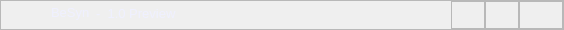
        <widget class="QFrame" name="frame_taskbar">
         <property name="sizePolicy">
          <sizepolicy hsizetype="Minimum" vsizetype="Expanding">
           <horstretch>0</horstretch>
           <verstretch>0</verstretch>
          </sizepolicy>
         </property>
         <property name="minimumSize">
          <size>
           <width>0</width>
           <height>30</height>
          </size>
         </property>
         <property name="maximumSize">
          <size>
           <width>16777215</width>
           <height>30</height>
          </size>
         </property>
         <property name="cursor">
          <cursorShape>ArrowCursor</cursorShape>
         </property>
         <property name="styleSheet">
          <string notr="true">QFrame#frame_taskbar{
background-color: rgb(36, 46, 93);
border:none;
}</string>
         </property>
         <property name="frameShape">
          <enum>QFrame::StyledPanel</enum>
         </property>
         <property name="frameShadow">
          <enum>QFrame::Raised</enum>
         </property>
         <layout class="QHBoxLayout" name="horizontalLayout">
          <property name="spacing">
           <number>0</number>
          </property>
          <property name="leftMargin">
           <number>0</number>
          </property>
          <property name="topMargin">
           <number>0</number>
          </property>
          <property name="rightMargin">
           <number>0</number>
          </property>
          <property name="bottomMargin">
           <number>0</number>
          </property>
          <item>
           <widget class="QFrame" name="frame_6">
            <property name="cursor">
             <cursorShape>PointingHandCursor</cursorShape>
            </property>
            <property name="styleSheet">
             <string notr="true">QFrame{
border:none;
}</string>
            </property>
            <property name="frameShape">
             <enum>QFrame::StyledPanel</enum>
            </property>
            <property name="frameShadow">
             <enum>QFrame::Raised</enum>
            </property>
            <layout class="QHBoxLayout" name="horizontalLayout_5">
             <property name="spacing">
              <number>0</number>
             </property>
             <property name="leftMargin">
              <number>0</number>
             </property>
             <property name="topMargin">
              <number>0</number>
             </property>
             <property name="rightMargin">
              <number>0</number>
             </property>
             <property name="bottomMargin">
              <number>0</number>
             </property>
             <item alignment="Qt::AlignLeft">
              <widget class="QFrame" name="frame_icons">
               <property name="sizePolicy">
                <sizepolicy hsizetype="Minimum" vsizetype="Expanding">
                 <horstretch>0</horstretch>
                 <verstretch>0</verstretch>
                </sizepolicy>
               </property>
               <property name="minimumSize">
                <size>
                 <width>300</width>
                 <height>0</height>
                </size>
               </property>
               <property name="maximumSize">
                <size>
                 <width>100</width>
                 <height>16777215</height>
                </size>
               </property>
               <property name="styleSheet">
                <string notr="true"/>
               </property>
               <property name="frameShape">
                <enum>QFrame::StyledPanel</enum>
               </property>
               <property name="frameShadow">
                <enum>QFrame::Raised</enum>
               </property>
               <widget class="QFrame" name="frame_67">
                <property name="geometry">
                 <rect>
                  <x>0</x>
                  <y>0</y>
                  <width>50</width>
                  <height>21</height>
                 </rect>
                </property>
                <property name="minimumSize">
                 <size>
                  <width>50</width>
                  <height>0</height>
                 </size>
                </property>
                <property name="maximumSize">
                 <size>
                  <width>50</width>
                  <height>16777215</height>
                 </size>
                </property>
                <property name="styleSheet">
                 <string notr="true">image: url(:/icons/logo/icons.png);</string>
                </property>
                <property name="frameShape">
                 <enum>QFrame::StyledPanel</enum>
                </property>
                <property name="frameShadow">
                 <enum>QFrame::Raised</enum>
                </property>
               </widget>
               <widget class="QLabel" name="label_12">
                <property name="geometry">
                 <rect>
                  <x>50</x>
                  <y>1</y>
                  <width>41</width>
                  <height>21</height>
                 </rect>
                </property>
                <property name="font">
                 <font>
                  <pointsize>10</pointsize>
                  <weight>50</weight>
                  <bold>false</bold>
                 </font>
                </property>
                <property name="styleSheet">
                 <string notr="true">color: rgb(239, 240, 255);</string>
                </property>
                <property name="text">
                 <string>BeSyn</string>
                </property>
               </widget>
               <widget class="QLabel" name="label_11">
                <property name="geometry">
                 <rect>
                  <x>95</x>
                  <y>2</y>
                  <width>111</width>
                  <height>20</height>
                 </rect>
                </property>
                <property name="font">
                 <font>
                  <pointsize>10</pointsize>
                 </font>
                </property>
                <property name="styleSheet">
                 <string notr="true">color: rgb(239, 240, 255);</string>
                </property>
                <property name="text">
                 <string>-  1.0 Preview</string>
                </property>
               </widget>
              </widget>
             </item>
             <item alignment="Qt::AlignRight">
              <widget class="QFrame" name="frame_8">
               <property name="sizePolicy">
                <sizepolicy hsizetype="Minimum" vsizetype="Expanding">
                 <horstretch>0</horstretch>
                 <verstretch>0</verstretch>
                </sizepolicy>
               </property>
               <property name="minimumSize">
                <size>
                 <width>150</width>
                 <height>0</height>
                </size>
               </property>
               <property name="frameShape">
                <enum>QFrame::StyledPanel</enum>
               </property>
               <property name="frameShadow">
                <enum>QFrame::Raised</enum>
               </property>
               <layout class="QHBoxLayout" name="horizontalLayout_25">
                <property name="spacing">
                 <number>0</number>
                </property>
                <property name="leftMargin">
                 <number>0</number>
                </property>
                <property name="topMargin">
                 <number>0</number>
                </property>
                <property name="rightMargin">
                 <number>0</number>
                </property>
                <property name="bottomMargin">
                 <number>0</number>
                </property>
                <item>
                 <widget class="QFrame" name="frame_25">
                  <property name="frameShape">
                   <enum>QFrame::StyledPanel</enum>
                  </property>
                  <property name="frameShadow">
                   <enum>QFrame::Raised</enum>
                  </property>
                  <layout class="QHBoxLayout" name="horizontalLayout_24">
                   <property name="spacing">
                    <number>0</number>
                   </property>
                   <property name="leftMargin">
                    <number>0</number>
                   </property>
                   <property name="topMargin">
                    <number>3</number>
                   </property>
                   <property name="rightMargin">
                    <number>0</number>
                   </property>
                   <property name="bottomMargin">
                    <number>0</number>
                   </property>
                   <item>
                    <widget class="QPushButton" name="btn_notifications">
                     <property name="minimumSize">
                      <size>
                       <width>25</width>
                       <height>25</height>
                      </size>
                     </property>
                     <property name="maximumSize">
                      <size>
                       <width>25</width>
                       <height>16777215</height>
                      </size>
                     </property>
                     <property name="cursor">
                      <cursorShape>PointingHandCursor</cursorShape>
                     </property>
                     <property name="styleSheet">
                      <string notr="true">QPushButton{
                        border:none;
                        border-radius:5px;
                    }
                    QPushButton:hover{
                        border:none;
                        border-radius:5px;
                        border:10px solid #263162;
                    }
                    QPushButton::menu-indicator { image: none; }</string>
                     </property>
                     <property name="text">
                      <string/>
                     </property>
                     <property name="icon">
                      <iconset resource="../icons/icons.qrc">
                       <normaloff>:/icons/png/icons8-notification-24.png</normaloff>:/icons/png/icons8-notification-24.png</iconset>
                     </property>
                     <property name="iconSize">
                      <size>
                       <width>20</width>
                       <height>20</height>
                      </size>
                     </property>
                    </widget>
                   </item>
                  </layout>
                 </widget>
                </item>
                <item>
                 <widget class="QFrame" name="frame_17">
                  <property name="frameShape">
                   <enum>QFrame::StyledPanel</enum>
                  </property>
                  <property name="frameShadow">
                   <enum>QFrame::Raised</enum>
                  </property>
                  <layout class="QVBoxLayout" name="verticalLayout_76">
                   <property name="spacing">
                    <number>0</number>
                   </property>
                   <property name="leftMargin">
                    <number>0</number>
                   </property>
                   <property name="topMargin">
                    <number>3</number>
                   </property>
                   <property name="rightMargin">
                    <number>0</number>
                   </property>
                   <property name="bottomMargin">
                    <number>0</number>
                   </property>
                   <item>
                    <widget class="QPushButton" name="btn_profile">
                     <property name="minimumSize">
                      <size>
                       <width>20</width>
                       <height>20</height>
                      </size>
                     </property>
                     <property name="maximumSize">
                      <size>
                       <width>25</width>
                       <height>25</height>
                      </size>
                     </property>
                     <property name="cursor">
                      <cursorShape>PointingHandCursor</cursorShape>
                     </property>
                     <property name="styleSheet">
                      <string notr="true">QPushButton{
                        border:none;
                        border-radius:5px;
                    }
                    QPushButton:hover{
                        border:none;
                        border-radius:5px;
                        border:10px solid #263162;
                    }
                    QPushButton::menu-indicator { image: none; }</string>
                     </property>
                     <property name="text">
                      <string/>
                     </property>
                     <property name="icon">
                      <iconset resource="../icons/icons.qrc">
                       <normaloff>:/icons/png/icons8-test-account-24.png</normaloff>:/icons/png/icons8-test-account-24.png</iconset>
                     </property>
                     <property name="iconSize">
                      <size>
                       <width>25</width>
                       <height>25</height>
                      </size>
                     </property>
                     <property name="checkable">
                      <bool>true</bool>
                     </property>
                    </widget>
                   </item>
                  </layout>
                 </widget>
                </item>
               </layout>
              </widget>
             </item>
            </layout>
           </widget>
          </item>
          <item>
           <widget class="QFrame" name="frame_5">
            <property name="maximumSize">
             <size>
              <width>50</width>
              <height>16777215</height>
             </size>
            </property>
            <property name="frameShape">
             <enum>QFrame::StyledPanel</enum>
            </property>
            <property name="frameShadow">
             <enum>QFrame::Raised</enum>
            </property>
            <layout class="QHBoxLayout" name="horizontalLayout_3">
             <property name="spacing">
              <number>0</number>
             </property>
             <property name="leftMargin">
              <number>0</number>
             </property>
             <property name="topMargin">
              <number>0</number>
             </property>
             <property name="rightMargin">
              <number>0</number>
             </property>
             <property name="bottomMargin">
              <number>0</number>
             </property>
             <item>
              <widget class="QPushButton" name="btn_minimum">
               <property name="maximumSize">
                <size>
                 <width>45</width>
                 <height>45</height>
                </size>
               </property>
               <property name="styleSheet">
                <string notr="true">QPushButton#btn_minimum:hover{
background-color: rgb(55, 68, 119);
border:none;
border-radius:1px;
}
QPushButton#btn_minimum{
border:none;
border-radius:1px;
}</string>
               </property>
               <property name="icon">
                <iconset resource="../icons/icons.qrc">
                 <normaloff>:/icons/png/icons8-minimize-24.png</normaloff>:/icons/png/icons8-minimize-24.png</iconset>
               </property>
              </widget>
             </item>
            </layout>
           </widget>
          </item>
          <item>
           <widget class="QFrame" name="frame_4">
            <property name="maximumSize">
             <size>
              <width>50</width>
              <height>16777215</height>
             </size>
            </property>
            <property name="frameShape">
             <enum>QFrame::StyledPanel</enum>
            </property>
            <property name="frameShadow">
             <enum>QFrame::Raised</enum>
            </property>
            <layout class="QHBoxLayout" name="horizontalLayout_4">
             <property name="spacing">
              <number>0</number>
             </property>
             <property name="leftMargin">
              <number>0</number>
             </property>
             <property name="topMargin">
              <number>0</number>
             </property>
             <property name="rightMargin">
              <number>0</number>
             </property>
             <property name="bottomMargin">
              <number>0</number>
             </property>
             <item>
              <widget class="QPushButton" name="btn_maximum">
               <property name="maximumSize">
                <size>
                 <width>45</width>
                 <height>45</height>
                </size>
               </property>
               <property name="styleSheet">
                <string notr="true">QPushButton#btn_maximum:hover{
background-color: rgb(55, 68, 119);
border:none;
border-radius:1px;
}
QPushButton#btn_maximum{
border:none;
border-radius:1px;
}</string>
               </property>
               <property name="text">
                <string/>
               </property>
               <property name="icon">
                <iconset resource="../icons/icons.qrc">
                 <normaloff>:/icons/png/icons8-maximize-24.png</normaloff>:/icons/png/icons8-maximize-24.png</iconset>
               </property>
              </widget>
             </item>
            </layout>
           </widget>
          </item>
          <item>
           <widget class="QFrame" name="frame_3">
            <property name="maximumSize">
             <size>
              <width>50</width>
              <height>16777215</height>
             </size>
            </property>
            <property name="styleSheet">
             <string notr="true"/>
            </property>
            <property name="frameShape">
             <enum>QFrame::StyledPanel</enum>
            </property>
            <property name="frameShadow">
             <enum>QFrame::Raised</enum>
            </property>
            <layout class="QHBoxLayout" name="horizontalLayout_2">
             <property name="spacing">
              <number>0</number>
             </property>
             <property name="leftMargin">
              <number>10</number>
             </property>
             <property name="topMargin">
              <number>0</number>
             </property>
             <property name="rightMargin">
              <number>0</number>
             </property>
             <property name="bottomMargin">
              <number>0</number>
             </property>
             <item>
              <widget class="QPushButton" name="btn_close">
               <property name="maximumSize">
                <size>
                 <width>45</width>
                 <height>45</height>
                </size>
               </property>
               <property name="styleSheet">
                <string notr="true">QPushButton:hover{
background-color: rgb(200, 34, 45);
border:none;
border-radius:1px;
 border-top-right-radius: 5px; /* Top-right corner */
 border-bottom-right-radius: 5px; /* Bottom-right corner */
}
QPushButton{
border:none;
border-radius:1px;
 border-top-right-radius: 5px; /* Top-right corner */
 border-bottom-right-radius: 5px; /* Bottom-right corner */
}</string>
               </property>
               <property name="text">
                <string/>
               </property>
               <property name="icon">
                <iconset resource="../icons/icons.qrc">
                 <normaloff>:/icons/png/icons8-x-24_green.png</normaloff>:/icons/png/icons8-x-24_green.png</iconset>
               </property>
               <property name="iconSize">
                <size>
                 <width>16</width>
                 <height>16</height>
                </size>
               </property>
               <property name="checkable">
                <bool>true</bool>
               </property>
               <property name="autoRepeat">
                <bool>true</bool>
               </property>
               <property name="autoExclusive">
                <bool>true</bool>
               </property>
              </widget>
             </item>
            </layout>
           </widget>
          </item>
         </layout>
        </widget>
